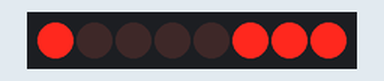
Simulated run of this sketch. Board: Arduino Uno, built with avr-gcc and run on an emulated ATmega328P. Shown: 8 shift-register outputs drawn as a row of LEDs (first output left, lit = HIGH). Wiring (inferred from the names in the program): shift register (74HC595): data pin 8; shift clock pin 10; latch pin 9. Wiring (inferred from the signals the program sends): row of LEDs: on Q0, Q1, Q2, Q3, Q4, Q5, Q6, Q7.

Above: at 0.05 s.
At 0.65 s:
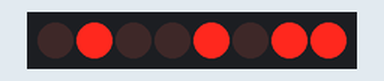
At 1.25 s:
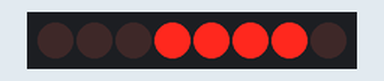
At 2.45 s:
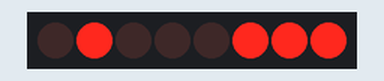
At 4.8 s:
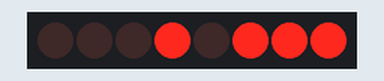
At 7.25 s:
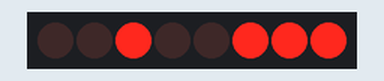
Timing chart, 0 to 7.5 s (numbered marks = the images above):
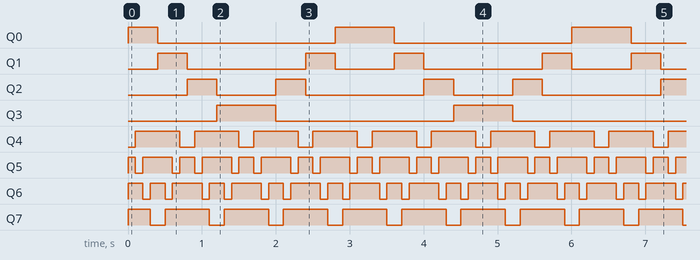

Measured:
- by itself, Q0: repeats every 3.2 s: LOW 2.4 s, HIGH 0.80 s
- by itself, Q1: repeats every 3.2 s: LOW 1.6 s, HIGH 0.40 s, LOW 0.80 s, HIGH 0.40 s
- by itself, Q2: repeats every 3.2 s: LOW 0.80 s, HIGH 0.40 s, LOW 1.6 s, HIGH 0.40 s
- by itself, Q3: alternates HIGH for 0.80 s and LOW for 2.4 s
- by itself, Q4: alternates HIGH for 0.60 s and LOW for 0.20 s
- by itself, Q5: repeats every 0.80 s: LOW 0.10 s, HIGH 0.40 s, LOW 0.10 s, HIGH 0.20 s
- by itself, Q6: repeats every 0.80 s: LOW 0.10 s, HIGH 0.20 s, LOW 0.10 s, HIGH 0.40 s
- by itself, Q7: repeats every 0.80 s: LOW 0.20 s, HIGH 0.60 s

The sketch:

_4x4.ino
```cpp
const int SER = 8;
const int LATCH = 9;
const int CLK = 10;

int seq[16] = {
  B10000111, B10001011, B10001101, B10001110,
  B01001110, B01001101, B01001011, B01000111,
  B00100111, B00101011, B00101101, B00101110,
  B00011110, B00011101, B00011011, B00010111
};


void setup() {
  pinMode(SER, OUTPUT);
  pinMode(LATCH, OUTPUT);
  pinMode(CLK, OUTPUT);
}

void loop() {
  for (int i = 0; i < 16; i++) {
    digitalWrite(LATCH, LOW);
    shiftOut(SER, CLK, LSBFIRST, seq[i]);
    digitalWrite(LATCH, HIGH);
    delay(100);
  }
  for (int i = 15; i >= 0; i--) {
    digitalWrite(LATCH, LOW);
    shiftOut(SER, CLK, LSBFIRST, seq[i]);
    digitalWrite(LATCH, HIGH);
    delay(100);
  }
}
```
